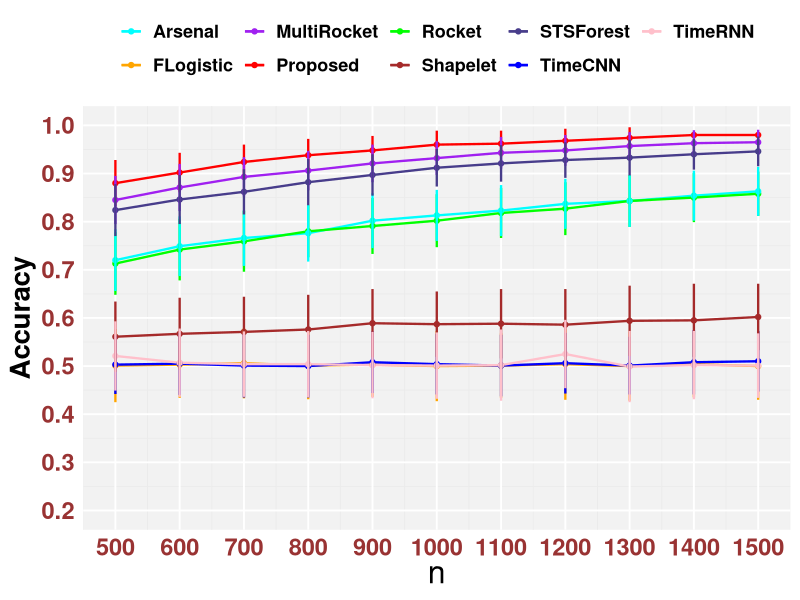

The R script that drew this image:

library(ggplot2)
library(tibble)

# Data for accuracy and standard deviation

accuracy_data <- tibble::tibble(
  Iteration = rep(c(500, 600, 700, 800, 900, 1000, 1100, 1200, 1300, 1400, 1500), 9),
  Accuracy = c(
    0.880, 0.902, 0.924, 0.938, 0.948, 0.960, 0.962, 0.968, 0.974, 0.98, 0.98,  # Proposed
    
    0.501, 0.503, 0.506, 0.501, 0.503, 0.5, 0.501, 0.504, 0.5, 0.504, 0.5,  # FLogistic
    0.713, 0.742, 0.759, 0.780, 0.791, 0.802, 0.818, 0.827, 0.843, 0.85, 0.858,  # Rocket
    0.503, 0.505, 0.501, 0.50, 0.508, 0.504, 0.501, 0.506, 0.501, 0.508, 0.51,  # TimeCNN
    0.845, 0.871, 0.893, 0.906, 0.921, 0.932, 0.943, 0.948, 0.957, 0.963, 0.965,  # MultiRocket
    0.72, 0.749, 0.766, 0.776, 0.802, 0.813, 0.823, 0.837, 0.843, 0.854, 0.863,   # Arsenal
    0.561, 0.567, 0.571, 0.576, 0.589, 0.587, 0.588, 0.586, 0.594, 0.595, 0.602,  # Shapelet
    0.824, 0.846, 0.862, 0.882, 0.897, 0.912, 0.921, 0.928, 0.933, 0.94, 0.946,  # STSForest
    0.521, 0.507, 0.504, 0.504, 0.502, 0.501, 0.502, 0.525, 0.499, 0.502, 0.501   # TimeRNN
  ),
  StdDev = c(
    0.048, 0.041, 0.036, 0.034, 0.030, 0.029, 0.027, 0.025, 0.022, 0.022, 0.021,  # Proposed
    0.076, 0.069, 0.073, 0.070, 0.067, 0.073,0.067, 0.074, 0.072, 0.069, 0.07,  # FLogistic
    0.065, 0.064, 0.063, 0.054, 0.058, 0.055, 0.052, 0.055, 0.054, 0.051, 0.046,  # Rocket
    0.061, 0.065, 0.066, 0.065, 0.064, 0.063, 0.064, 0.063, 0.06, 0.067, 0.063,  # TimeCNN
    0.05, 0.049, 0.041, 0.041, 0.039, 0.035, 0.033, 0.032, 0.029, 0.027, 0.026,  # MultiRocket
    0.064, 0.062, 0.058, 0.059, 0.057, 0.053, 0.053, 0.052, 0.054, 0.052, 0.051,  # Arsenal 
    0.073, 0.075, 0.073, 0.072, 0.071, 0.068, 0.072, 0.074, 0.073, 0.076, 0.069,  # Shapelet
    0.054, 0.051, 0.047, 0.048, 0.043, 0.039, 0.038, 0.037, 0.037, 0.032, 0.031,  # STSForest
    0.072, 0.071, 0.068, 0.069, 0.069, 0.069, 0.074, 0.071, 0.074, 0.071, 0.067   # TimeRNN
  ),
  Model = rep(c(
    "Proposed", "FLogistic", "Rocket", "TimeCNN", 
    "MultiRocket", "Arsenal", "Shapelet", "STSForest", "TimeRNN"
  ), each = 11)
)

# Set distinct colors for each model
model_colors <- c(
  "Proposed" = "red", 
  "FLogistic" = "orange", 
  "Rocket" = "green", 
  "TimeCNN" = "blue", 
  "MultiRocket" = "purple", 
  "Arsenal" = "cyan", 
  "Shapelet" = "brown",
  "STSForest" = "darkslateblue",
  "TimeRNN" = "pink"
)

theme_update(plot.title = element_text(hjust = 0.5))
# Generate the plot
ggplot(accuracy_data, aes(x = Iteration, y = Accuracy, color = Model)) +
  geom_line(size = 0.8) +                                # Thin lines
  geom_point(size = 1.5) +                               # Points
  geom_errorbar(aes(ymin = Accuracy - StdDev, ymax = Accuracy + StdDev), width = 0.005, size = 0.8) +
  scale_x_continuous(limits = c(500, 1500), breaks = seq(500, 1500, by = 100)) +
  scale_y_continuous(limits = c(0.2, 1), breaks = seq(0.2, 1, 0.1))  +
  labs( x = expression(n), y = "Accuracy") +
  theme_minimal(base_size = 14) +
  scale_color_manual(values = model_colors) +
  theme(legend.position = "top", 
        #legend.position = "bottom",         # Legend at the bottom
        legend.box.just = "left",    
        legend.title = element_blank()) +
  theme(
    legend.text = element_text(size = 13, face = "bold"),
    axis.text.x = element_text(face = "bold", color = "#993333", size = 17),
    axis.text.y = element_text(face = "bold", color = "#993333", size = 17),
    axis.title.x = element_text(size = 23, face = "bold"),
    axis.title.y = element_text(angle = 90, face = "bold", size = 20),
    #panel.grid.major = element_blank(),    # Remove major grid lines
    #panel.grid.minor = element_blank(),    # Remove minor grid lines
    #legend.title = element_text(face = "bold")
    panel.grid.major.y = element_line(color = "white", linetype = "solid"),
    # panel.grid.major.x = element_line(color = "white", linetype = "solid"),
    panel.grid.major.x = element_line(color = "white", linetype = "solid"),    # Remove vertical grid lines
    panel.background = element_rect(fill = "grey95", color = NA) 
  )

# SIMle::homo.test

